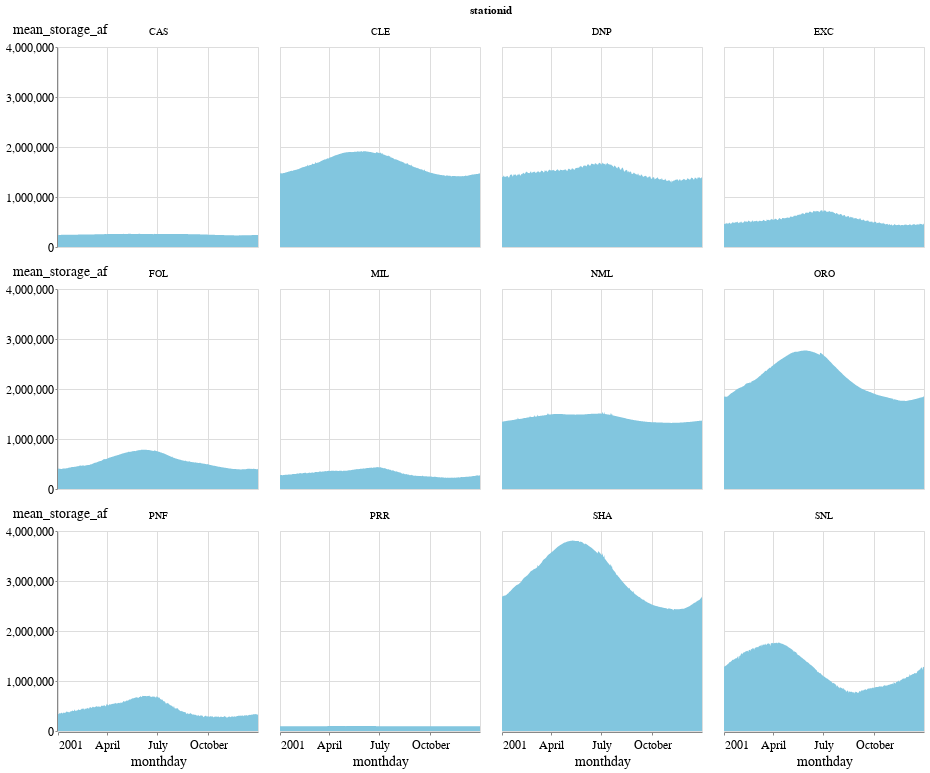

The notebook cell saved with this chart:
### Code cell
alt.Chart(avgs).mark_area().encode(
    x="monthday:T", y="mean_storage_af:Q", facet=alt.Facet("stationid", columns=4)
).properties(width=200, height=200)

### Figure 1 — Vega-Lite specification as saved in the notebook (floating-point values rounded to 4 significant figures; data arrays with more than 128 entries replaced by an {"elided": "..."} marker saying what was removed)
{"config": {"view": {"width": 800, "height": 450}, "background": "#ffffff", "title": {"anchor": "start", "font": "BentonGothic-Bold, sans", "fontColor": "#000000", "fontSize": 22, "fontWeight": "normal"}, "arc": {"fill": "#82c6df"}, "area": {"fill": "#82c6df"}, "line": {"stroke": "#82c6df", "strokeWidth": 3}, "path": {"stroke": "#82c6df"}, "rect": {"fill": "#82c6df"}, "shape": {"stroke": "#82c6df"}, "bar": {"fill": "#82c6df"}, "point": {"stroke": "#82c6df"}, "symbol": {"fill": "#82c6df", "size": 30}, "axis": {"titleFont": "BentonGothic-Bold, sans", "titleFontSize": 14, "titleFontWeight": "normal", "labelFont": "BentonGothic, sans", "labelFontSize": 12, "labelFontWeight": "normal"}, "axisX": {"labelAngle": 0, "labelPadding": 4, "tickSize": 3}, "axisY": {"labelBaseline": "middle", "maxExtent": 45, "minExtent": 45, "tickSize": 2, "titleAlign": "left", "titleAngle": 0, "titleX": -45, "titleY": -11}, "legend": {"titleFont": "BentonGothic-Bold, sans", "titleFontSize": 14, "titleFontWeight": "normal", "symbolType": "square", "labelFont": "BentonGothic, sans", "labelFontSize": 13}, "range": {"category": ["#3580b1", "#ec8431", "#ab7fb4", "#c89d29", "#adc839", "#829eb1"], "diverging": ["#e68a4f", "#f4bb6a", "#f9e39c", "#dadfe2", "#a6b7c6", "#849eae"], "heatmap": ["#fbf2c7", "#f9e39c", "#f8d36e", "#f4bb6a", "#e68a4f", "#d15a40", "#ab4232"], "ordinal": ["#fbf2c7", "#f9e39c", "#f8d36e", "#f4bb6a", "#e68a4f", "#d15a40", "#ab4232"], "ramp": ["#fbf2c7", "#f9e39c", "#f8d36e", "#f4bb6a", "#e68a4f", "#d15a40", "#ab4232"]}}, "data": {"name": "data-d7f1781eff9af6463c8b7822448d2381"}, "mark": "area", "encoding": {"facet": {"type": "nominal", "columns": 4, "field": "stationid"}, "x": {"type": "temporal", "field": "monthday"}, "y": {"type": "quantitative", "field": "mean_storage_af"}}, "height": 200, "width": 200, "$schema": "https://vega.github.io/schema/vega-lite/v4.8.1.json", "datasets": {"data-d7f1781eff9af6463c8b7822448d2381": {"elided": "4380 records"}}}
